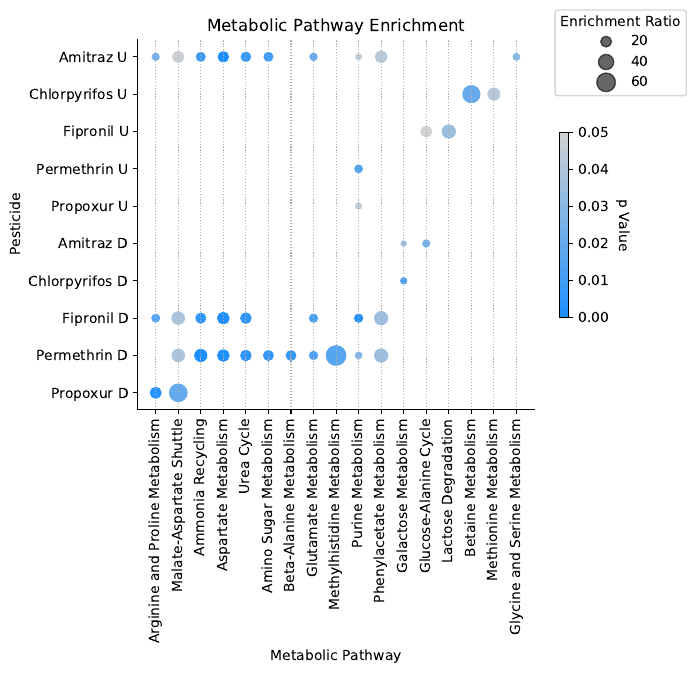

Generate this figure with Python:
import numpy as np
import matplotlib.pyplot as plt
import csv
import matplotlib
import pandas as pd

plt.rcParams["font.family"] = "Bahnschrift"
cmap = matplotlib.colors.LinearSegmentedColormap.from_list(
    "", ["dodgerblue", "lightgrey"]
)
# pandas section
dotplotdata = pd.read_csv("../GeneReference/dotplotdata.csv")  # infers header existance

# these are all pandas dataframes as well
pesticide = dotplotdata.Category
pathway = dotplotdata.Pathway
enrichmentratio = dotplotdata.Enrichment
pval = dotplotdata["P-Value"]
# have to index it like this because of the dash in P-Value


# matplotlib section
# The reason you couldn't multiply the enrichment ratio here before is because you were using python lists
# instead of a numpy array or pandas dataframe. Python lists will just replicate the elements [1 , 2] * 2 -> [1, 2, 1, 2]
fig, ax = plt.subplots(1)
p = ax.scatter(
    pathway, pesticide, c=pval, s=enrichmentratio * 3, cmap=cmap, vmin=0, vmax=0.05
)
plt.legend(loc="lower left", markerscale=2.0, scatterpoints=1, fontsize=10)
plt.xticks(rotation="vertical")

# Legend:
handles, labels = p.legend_elements(
    prop="sizes",
    alpha=0.6,
    num=4,
    func=lambda x: x / 3
    # use the lambda function to reverse any scaling done to the data. Erichmentratio is still multiplied by 3 within the p scatter object
    # Lamdas are just short function definitions with a slightly different syntax
    # you could use a regular function here instead
)
legend2 = ax.legend(
    handles,  # handles are not needed
    labels,
    loc="upper right",
    title="Enrichment Ratio",
    bbox_to_anchor=(1.4, 1.1),
)

# Colorbar:
cbar = fig.colorbar(p, shrink=0.5)
cbar.ax.set_ylabel("p Value", rotation=270, labelpad=15)

# Title, labels, and visual modifications:
plt.title("Metabolic Pathway Enrichment")
plt.xlabel("Metabolic Pathway")
plt.ylabel("Pesticide")
ax.grid(axis="x", linestyle="dotted")
ax.spines["top"].set_visible(False)
ax.spines["right"].set_visible(False)

plt.savefig("dotplot.pdf", dpi=300, bbox_inches="tight")
# plt.savefig('dotplot.jpg', dpi=300, bbox_inches='tight')
plt.show()

# Comments:
# The figure becomes janky when creating 2 subplots, so I left it as 1 large plot that I split manually
# using image/pdf editor at the end. So, make sure you also add the Y-axis "group" labels (subplot1 & 2,
# such as "Upregulated" and "Downregulated") when editing the figure!
